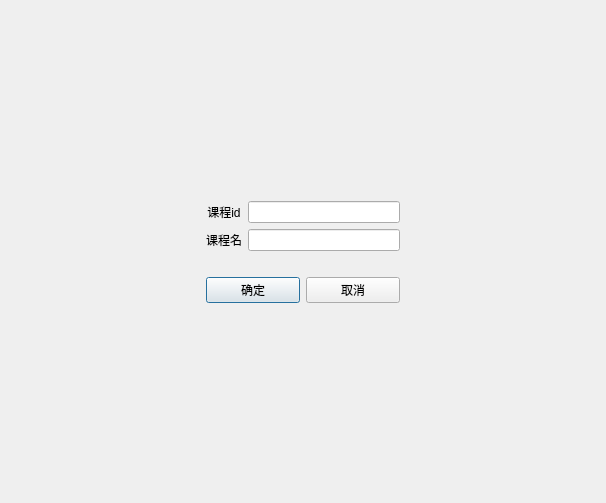
<?xml version="1.0" encoding="UTF-8"?>
<ui version="4.0">
 <class>course_info_change</class>
 <widget class="QDialog" name="course_info_change">
  <property name="geometry">
   <rect>
    <x>0</x>
    <y>0</y>
    <width>606</width>
    <height>503</height>
   </rect>
  </property>
  <property name="windowTitle">
   <string>Dialog</string>
  </property>
  <layout class="QGridLayout" name="gridLayout_2">
   <item row="0" column="1">
    <spacer name="verticalSpacer">
     <property name="orientation">
      <enum>Qt::Vertical</enum>
     </property>
     <property name="sizeHint" stdset="0">
      <size>
       <width>20</width>
       <height>172</height>
      </size>
     </property>
    </spacer>
   </item>
   <item row="1" column="0">
    <spacer name="horizontalSpacer">
     <property name="orientation">
      <enum>Qt::Horizontal</enum>
     </property>
     <property name="sizeHint" stdset="0">
      <size>
       <width>169</width>
       <height>20</height>
      </size>
     </property>
    </spacer>
   </item>
   <item row="1" column="1">
    <layout class="QGridLayout" name="gridLayout">
     <item row="0" column="0">
      <widget class="QLabel" name="label">
       <property name="focusPolicy">
        <enum>Qt::NoFocus</enum>
       </property>
       <property name="layoutDirection">
        <enum>Qt::LeftToRight</enum>
       </property>
       <property name="text">
        <string>课程id</string>
       </property>
       <property name="alignment">
        <set>Qt::AlignCenter</set>
       </property>
      </widget>
     </item>
     <item row="0" column="1">
      <widget class="QLineEdit" name="changecourseid"/>
     </item>
     <item row="1" column="0">
      <widget class="QLabel" name="label_2">
       <property name="text">
        <string>课程名</string>
       </property>
       <property name="alignment">
        <set>Qt::AlignCenter</set>
       </property>
      </widget>
     </item>
     <item row="1" column="1">
      <widget class="QLineEdit" name="changecoursename"/>
     </item>
    </layout>
   </item>
   <item row="1" column="2">
    <spacer name="horizontalSpacer_2">
     <property name="orientation">
      <enum>Qt::Horizontal</enum>
     </property>
     <property name="sizeHint" stdset="0">
      <size>
       <width>169</width>
       <height>20</height>
      </size>
     </property>
    </spacer>
   </item>
   <item row="2" column="1">
    <spacer name="verticalSpacer_3">
     <property name="orientation">
      <enum>Qt::Vertical</enum>
     </property>
     <property name="sizeType">
      <enum>QSizePolicy::Fixed</enum>
     </property>
     <property name="sizeHint" stdset="0">
      <size>
       <width>20</width>
       <height>20</height>
      </size>
     </property>
    </spacer>
   </item>
   <item row="3" column="1">
    <layout class="QHBoxLayout" name="horizontalLayout">
     <item>
      <widget class="QPushButton" name="changecourseok">
       <property name="text">
        <string>确定</string>
       </property>
      </widget>
     </item>
     <item>
      <widget class="QPushButton" name="changecourseno">
       <property name="text">
        <string>取消</string>
       </property>
      </widget>
     </item>
    </layout>
   </item>
   <item row="4" column="1">
    <spacer name="verticalSpacer_2">
     <property name="orientation">
      <enum>Qt::Vertical</enum>
     </property>
     <property name="sizeHint" stdset="0">
      <size>
       <width>20</width>
       <height>171</height>
      </size>
     </property>
    </spacer>
   </item>
  </layout>
 </widget>
 <resources/>
 <connections>
  <connection>
   <sender>changecourseno</sender>
   <signal>clicked()</signal>
   <receiver>course_info_change</receiver>
   <slot>close()</slot>
   <hints>
    <hint type="sourcelabel">
     <x>360</x>
     <y>295</y>
    </hint>
    <hint type="destinationlabel">
     <x>302</x>
     <y>251</y>
    </hint>
   </hints>
  </connection>
 </connections>
</ui>
